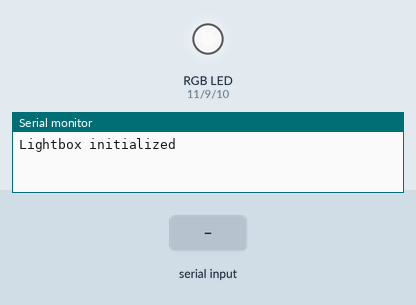
Simulated run of this sketch. Board: Arduino Mega 2560, built with avr-gcc and run on an emulated ATmega2560. Parts: an RGB LED mixed from three pins (HIGH = lit), the last lines printed to the serial monitor. The inputs (shaded band) are chosen by the test bench. Random numbers use the default seed unless the sketch sets one.

Above: at 1.2 s.
1.3 s: "c90\n" received over Serial
At 1.89 s:
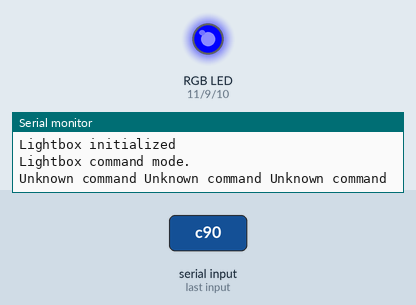
4.3 s: byte 66 ('B') received over Serial
At 4.98 s:
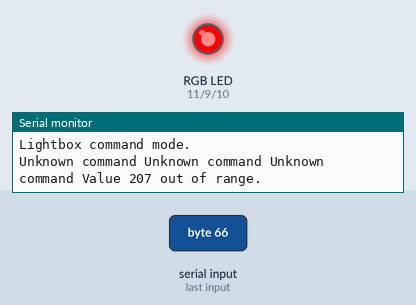
Timing chart, 0 to 7.1 s (numbered marks = the images above; inputs shaded):
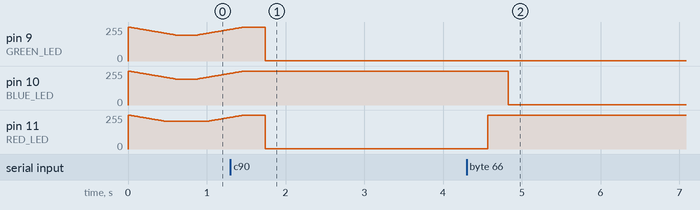

The sketch:

lightbox_controller.ino
```cpp
#include<SoftwareSerial.h>
const int LED_RESET     = 25;
const int RED_LED       = 11;
const int GREEN_LED     = 9;
const int BLUE_LED      = 10;
const int YELLOW_LED    = 26;


// LED ARRAY used for randomizing LEDs
const int LED_ARRAY [] = {  RED_LED, GREEN_LED, BLUE_LED };
bool randomize = true;
bool commandMode = false;
bool dark = false;

struct tRgbValue {
  tRgbValue( byte redValue = 0, byte blueValue = 0, byte greenValue = 0 ) {
    red = redValue;
    green = greenValue;
    blue = blueValue;
  };
  byte red;
  byte green;
  byte blue;
};

struct tLedColor {
  tLedColor( int color = GREEN_LED, const byte redValue = 0, const byte greenValue = 255, const byte blueValue = 0 ) {
    Color = color;
    RgbValue.red = redValue;
    RgbValue.green = greenValue;
    RgbValue.blue = blueValue;
  };

  tLedColor( int color, const tRgbValue rgbValue) {
    Color = color;
    RgbValue = rgbValue;
  };

  int Color;
  tRgbValue RgbValue;
};

const tLedColor RED_COLOR( RED_LED, 0, 255, 255 );
const tLedColor GREEN_COLOR( GREEN_LED, 255, 0, 255 );
const tLedColor BLUE_COLOR( BLUE_LED, 255, 0, 0 );
const tLedColor YELLOW_COLOR( YELLOW_LED, 0, 0, 255 );

enum {
  GOOD     = 0,
  WARNING  = 1,
  ERROR    = 2,
  DANGER   = 3,
  FLASH    = 4
};

enum {
  RX_PIN = 2,
  TX_PIN = 3
};

int multiplierArray[] = { 20, 15, 10, 5, 1};

tLedColor lastColor = GREEN_COLOR;
int lastError = GOOD;

void setup() {
  Serial.begin(9600);
  pinMode(GREEN_LED, OUTPUT);
  pinMode(BLUE_LED, OUTPUT);
  pinMode(RED_LED, OUTPUT);
  resetLEDs();
  Serial.println( "Lightbox initialized" );
  SoftwareSerial receiver = SoftwareSerial( RX_PIN, TX_PIN );
}

void fadeLED( tRgbValue &led, int level ) {
  int maxIntensity = 0;

  if( led.red < led.green )
    maxIntensity = led.red;
  else if( led.blue < led.red )
    maxIntensity = led.blue;
  else
    maxIntensity = led.green;

  int value = 255;

  while( value > maxIntensity ) {
    if( led.red <= value )
      analogWrite( RED_LED, value );
    if( led.green <= value  )
      analogWrite( GREEN_LED, value );
    if( led.blue <= value  )
      analogWrite( BLUE_LED, value );
    delay( multiplierArray[level] );
    value--;
  }
  delay( 250 );
  while( value < 255 ) {
    if( value >= led.red )
      analogWrite( RED_LED, value );
    if( value >= led.green )
      analogWrite( GREEN_LED, value );
    if( value >= led.blue )
      analogWrite( BLUE_LED, value );
    delay( multiplierArray[level] );
    value++;
  }
}

void fadeRandom( void ) {
  int maxRGB = 125;
  tRgbValue led( random( maxRGB, 255), random( maxRGB, 255), random( maxRGB, 255) );
  int level = random( 0, 3);
  fadeLED( led, level );
}

void resetLEDs( void ) {
  analogWrite( RED_LED, 255 );
  analogWrite( GREEN_LED, 255 );
  analogWrite( BLUE_LED, 255 );
}

void loop(  ) {
  if( Serial.available() ) {
    //randomize = false;
    int led = Serial.read();

    switch( led ) {
      case 'c':
      case 'C': {
        resetLEDs();
        lastColor   = GREEN_COLOR;
        lastError = GOOD;
        randomize = false;
        Serial.println( "Lightbox command mode." );
        commandMode = true;
        return;
      }
      break;
      case 'D':
      case 'd':
        dark = !dark;
        resetLEDs();
        if( dark )
          Serial.println( "Lightbox is now dark." );
        else
          Serial.println( "Lightbox is now lit." );

        return;
        break;
      case 'z':
      case 'Z': {
        randomize = true;
        dark = false;
        commandMode = false;
        Serial.println( "Lightbox Internal randomization." );
        return;
      }
      break;
      case 'f':
      case 'F': {
        randomize = false;
        lastError = FLASH;
        return;
      }
      break;
      case 'R':
      case 'r': {
        randomize = false;
        lastColor = RED_COLOR;
        break;
      }
      case 'B':
      case 'b': {
        randomize = false;
        lastColor = BLUE_COLOR;
        break;
      }
      case 'G':
      case 'g': {
        randomize = false;
        lastColor = GREEN_COLOR;
        break;
      }
      case 'Y':
      case 'y': {
        randomize = false;
        lastColor = YELLOW_COLOR;
        break;
      }
      default: {
        Serial.print( "Unknown command " );
        //Serial.println( lastColor, BYTE );
        lastColor = YELLOW_COLOR;
        lastError = FLASH;
        return;
      }
    }

    byte errorLevel = 0;
    int levelIn = Serial.read() - 48;
    errorLevel = levelIn;

    if( ( errorLevel >= 0 ) && ( errorLevel < 5 ) )
      lastError = errorLevel;
    else {
      Serial.print( "Value " );
      Serial.print( errorLevel, DEC );
      Serial.println( " out of range." );
    }

    /*Serial.print( "Letter=" );
    Serial.println( lastColor, BYTE );
    Serial.print( "Error=" );
    Serial.println( lastError, DEC );*/

  }
  else { // if we're not receiving serial data
    if( !commandMode ) {
      // if we're randomizing lights
      if( randomize ) { // should we randomize?
        fadeRandom();
      }
    }

    if( commandMode && !dark ) {// just fade the last thing.
      fadeLED( lastColor.RgbValue, lastError );
      resetLEDs();
    }
  }
}
```

Measured:
- by itself, pin 9 (GREEN_LED), pin 11 (RED_LED): rises from 237/255 to 255/255 in 0.17 s, then falls to 1/255 in 0.27 s
